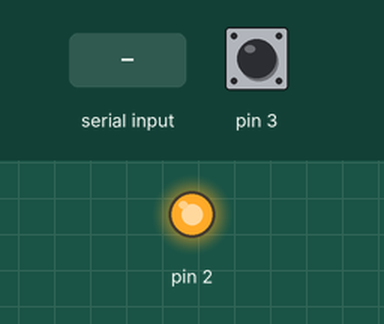
Recording of a sketch running on a simulated Arduino Uno, built with avr-gcc and run on an emulated ATmega328P. Shown: output pins drawn as LEDs (lit = HIGH). Inputs (shaded band) come from the test bench; at power-on: pin 3 HIGH.

Above: at 1.2 s.
1.3 s: "e\n" received over Serial
At 1.5 s:
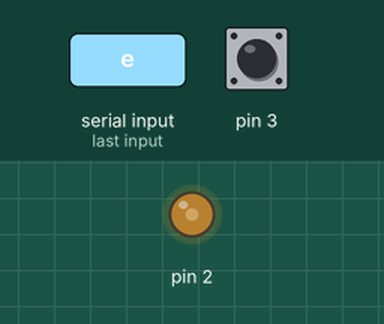
4.3 s: byte 10 ('\n') received over Serial
At 4.54 s:
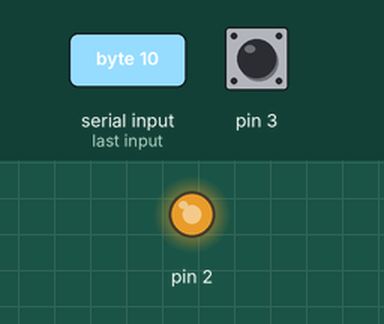
Timing chart, 0 to 7.3 s (numbered marks = the images above; inputs shaded):
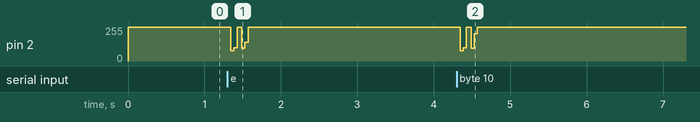

The sketch:

Codigo_transmisor_y_receptor.ino
```cpp
char usuario[7]="christ";
char destino[7]="camilo";
bool start=1; // Indicador del comienzo de la transmision
char mensaje_rx; // recibido desde modulo bluetooth HC-05
char mensaje_tx=0; // mensaje a transmitir con modulo
int codF,codC; //codificacion fuente, codificacion canal
int decC,decF;  // decC =bits para realizarle la decodificacion de canal
bool confirmacion=0; //vble que indica si se debe recibir un paquete
int i,j,maximo=0; // contadores i,j , maximo es una variable utilizada para enviar un maximo de caracteres por el RF
void setup()
{
  pinMode(2,OUTPUT);
  pinMode(3, INPUT);
  Serial.begin(9600);
  digitalWrite(2,1);  // alto por defecto
}

void loop()
{
  if (Serial.available()){
    if(start){
      inicializacion();
    }
    mensaje_rx=Serial.read();
    codF=codificacion_huffman(mensaje_rx);
    codC=codificacion_hamming(codF);
    transmitir(codC);
    if(mensaje_rx=='\n'){     // byte que indica el fin de una transmision
      start=1;
    }
  }
  if((digitalRead(3)==0)&&(!Serial.available())){
    delayMicroseconds(1478);   //ajuste por demora procesando
    confirmacion=verificacion();
    if(confirmacion){
      do
      {
        mensaje_tx=0;
        decC=recibir();
        decF=decodificacion_hamming(decC);
        mensaje_tx=decodificacion_huffman(decF);
        Serial.print(mensaje_tx);
        maximo++;
      }while((mensaje_tx!='\n')&&(maximo<63));
      maximo=0;
    }
  }
}

void inicializacion()
{
  int cod;
  start=0;
  cod=672;
  transmitir(cod);
  transmitir(cod);
  transmitir(cod);
  transmitir(cod);
  transmitir(cod);
  transmitir(cod);
  transmitir(cod);
  cod=673;
  transmitir(cod);
  delay(60);
  digitalWrite(2,0);
  delay(1);
  for(j=0;j<6;j++)
  {
    cod=codificacion_huffman(destino[j]);
    cod=codificacion_hamming(cod);
    transmitir(cod);
  }
}
bool verificacion()
{
  int dec=0;  // bits a decodificar
  char mensaje=0;
  int confirmacion=0;

  for(j=0;j<6;j++)
  {
    dec=recibir();
    dec=decodificacion_hamming(dec);
    mensaje=decodificacion_huffman(dec);
    if(mensaje==usuario[j]){
      confirmacion++;
    }
  }
  if(confirmacion==6)
    return 1;
  else
    return 0;
}
int recibir()
{
  int trama=0;
  for(i=9;i>=0;i--){
    trama|=digitalRead(3)<<i;
    delayMicroseconds(984);    //ajuste por demora procesando
  }
  return trama;
}
void transmitir(int trama)
{
  for(i=0;i<10;i++){
     digitalWrite(2,(trama&(1<<(9-i)))>>(9-i));
     delayMicroseconds(983); //ajuste por 1demora procesando
  }
}

int codificacion_huffman(char mensaje)
{
  int cod;
  switch (mensaje)
  {
     case 'e':
       cod=0;
       break;
     case 'a':
       cod=1;
       break;
     case 'b':
       cod=16;
       break;
     case 'i':
       cod=17;
       break;
     case 'c':
       cod=18;
       break;
     case 'o':
       cod=19;
       break;
     case 'm':
       cod=32;
       break;
     case 'l':
       cod=33;
       break;
     case 'r':
       cod=34;
       break;
     case 'p':
       cod=35;
       break;
     case 's':
       cod=36;
       break;
     case 't':
       cod=37;
       break;
     case 'n':
       cod=38;
       break;
     case 'd':
       cod=39;
       break;
     case '\r':
       cod=48;
       break;
     case 'f':
       cod=49;
       break;
     case 'g':
       cod=50;
       break;
     case 'w':
       cod=51;
       break;
     case 'k':
       cod=52;
       break;
     case 'y':
       cod=53;
       break;
     case 'j':
       cod=54;
       break;
     case 'v':
       cod=55;
       break;
     case 'u':
       cod=56;
       break;
     case 'q':
       cod=57;
       break;
     case ' ':
       cod=58;
       break;
     case 'z':
       cod=59;
       break;
     case 'x':
       cod=60;
       break;
     case ',':
       cod=61;
       break;
     case 'h':
       cod=62;
       break;
     case '\n':
       cod=63;
       break;
     default:
       cod=58;  //si no es ninguna letra dentro de la codificacion huffman realizada, entrega un espacio
       break;
   }
  return cod;
}

char decodificacion_huffman(int cod)
{
  char dec;
  switch (cod)
  {
     case 0:
       dec='e';
       break;
     case 1:
       dec='a';
       break;
     case 16:
       dec='b';
       break;
     case 17:
       dec='i';
       break;
     case 18:
       dec='c';
       break;
     case 19:
       dec='o';
       break;
     case 32:
       dec='m';
       break;
     case 33:
       dec='l';
       break;
     case 34:
       dec='r';
       break;
     case 35:
       dec='p';
       break;
     case 36:
       dec='s';
       break;
     case 37:
       dec='t';
       break;
     case 38:
       dec='n';
       break;
     case 39:
       dec='d';
       break;
     case 48:
       dec='\r';
       break;
     case 49:
       dec='f';;
       break;
     case 50:
       dec='g';
       break;
     case 51:
       dec='w';
       break;
     case 52:
       dec='k';
       break;
     case 53:
       dec='y';
       break;
     case 54:
       dec='j';
       break;
     case 55:
       dec='v';
       break;
     case 56:
       dec='u';
       break;
     case 57:
       dec='q';
       break;
     case 58:
       dec=' ';
       break;
     case 59:
       dec='z';
       break;
     case 60:
       dec='x';
       break;
     case 61:
       dec=',';
       break;
     case 62:
       dec='h';
       break;
     case 63:
       dec='\n';
       break;
     default:
       dec=' ';  //si no es ninguna letra dentro de la codificacion huffman realizada, entrega un espacio
       break;
   }
   return dec;
}
int codificacion_hamming(int cod)
{
  char paridad=0;
  cod=(cod&(1<<0))+(cod&(1<<1))+(((cod&(1<<2))+(cod&(1<<3))+(cod&(1<<4)))<<1)+((cod&(1<<5))<<2);
  paridad=((cod&(1<<1))>>1)+((cod&(1<<3))>>3)+((cod&(1<<5))>>5)+((cod&(1<<7))>>7);  //paridad 1 bits 3,5,7,9
  if(paridad&1)
    cod|=(1<<9);
  paridad=0;
  paridad=(cod&1)+((cod&(1<<3))>>3)+((cod&(1<<4))>>4)+((cod&(1<<7))>>7); // paridad 2 bits 3,6,7,10
  if(paridad&1)
    cod|=(1<<8);
  paridad=0;
  paridad=((cod&(1<<3))>>3)+((cod&(1<<4))>>4)+((cod&(1<<5))>>5);  //paridad 3 bits 5 6 7
  if(paridad&1)
    cod|=(1<<6);
  paridad=0;
  paridad=(cod&1)+((cod&(1<<1))>>1);   // paridad 4 bits 9 y 10
  if(paridad&1)
    cod|=(1<<2);
  return cod;
}
int decodificacion_hamming(int mensaje)
{
  int dec;
  dec=(mensaje&(1<<0))+(mensaje&(1<<1))+(((mensaje&(1<<3))+(mensaje&(1<<4))+(mensaje&(1<<5)))>>1)+((mensaje&(1<<7))>>2);
  return dec;
}
```

hamming.c
```cpp
#include "hamming.h"


int codificacion(int dato){

char data[5],datapp[10],i=0,cont=0,p1[5],p2[5],p4[4],p8[4];
int dato_pp=0;


for(i=0;i<6;i++){    //ciclo decimal a arreglo binario

    data[i]= ((1<<i)&(dato))>>i ;


}

printf("%d %d %d %d %d %d \n",data[5],data[4],data[3],data[2],data[1],data[0]);

for(i=0;i<10;i++){   // data + bits de paridad

	if( (i==2) || (i==6) || (i==8) || (i==9) ){

		datapp[i]='?';

		continue;

	}

	datapp[i]=data[cont];
	cont++;

}

//printf("%c %c %d %c %d %d %d %c %d %d\n",datapp[9],datapp[8],datapp[7],datapp[6],datapp[5],datapp[4],datapp[3],datapp[2],datapp[1],datapp[0]);


//paridad 1


cont=7;
for(i=0;i<4;i++){  //trama paridad 1

	p1[3-i]=datapp[cont];
	cont-=2;
}

//printf("p1:%d %d %d %d\n",p1[3],p1[2],p1[1],p1[0]);


cont=0;
for(i=0;i<4;i++){ //contador paridad

	if(p1[i]==1){

		cont++;
	}

}

printf("p1:%d\n",cont);
if(cont%2==0){

	datapp[9]=0;
}

else{
	datapp[9]=1;
}

//paridad 2

p2[0]=datapp[0];  //trama paridad 2
p2[1]=datapp[3];
p2[2]=datapp[4];
p2[3]=datapp[7];


cont=0;
for(i=0;i<4;i++){ //contador paridad

	if(p2[i]==1){

		cont++;
	}
}

if(cont%2==0){

	datapp[8]=0;
}

else{
	datapp[8]=1;
}
printf("p2:%d\n",cont);
//paridad 4

p4[0]=datapp[3];  //trama paridad 4
p4[1]=datapp[4];
p4[2]=datapp[5];


cont=0;
for(i=0;i<3;i++){ //contador paridad

	if(p4[i]==1){

		cont++;
	}
}


if(cont%2==0){

	datapp[6]=0;
}

else{
	datapp[6]=1;
}
printf("p4:%d\n",cont);
// paridad 8


p8[0]=datapp[0];   //trama paridad 8
p8[1]=datapp[1];

cont=0;
for(i=0;i<2;i++){ //contador paridad

	if(p8[i]==1){

		cont++;
	}
}

if(cont%2==0){

	datapp[2]=0;
}

else{
	datapp[2]=1;
}
printf("p8:%d\n",cont);


printf("%d %d %d %d %d %d %d %d %d %d\n",datapp[9],datapp[8],datapp[7],datapp[6],datapp[5],datapp[4],datapp[3],datapp[2],datapp[1],datapp[0]);


dato_pp=0;

for(i=0;i<10;i++){


dato_pp+=  (datapp[i])<<i;


}


return dato_pp;
}


int decodificacion(int dato_pp){

char data[5],datapp[10],i=0,cont=0,p1[5],p2[5],p4[4],p8[4],aux=0;
int dato=0;


for(i=0;i<10;i++){


datapp[i]=((1<<i)&dato_pp)>>i;


}

cont=9;
for(i=0;i<5;i++){  //trama paridad 1

	p1[4-i]=datapp[cont];
	cont-=2;
}

cont=0;
for(i=0;i<5;i++){ //contador paridad

	if(p1[i]==1){

		cont++;
	}

}
//printf("p1:%d \n",cont);

if(cont%2==0){

	aux+=0;
}

else{
	aux+=1;
}


//paridad 2

p2[0]=datapp[0];  //trama paridad 2
p2[1]=datapp[3];
p2[2]=datapp[4];
p2[3]=datapp[7];
p2[4]=datapp[8];


cont=0;
for(i=0;i<5;i++){ //contador paridad

	if(p2[i]==1){

		cont++;
	}
}
//printf("p2:%d \n",cont);

if(cont%2==0){

	aux+=0;
}

else{
	aux+=2;
}

//printf("aux:%d\n",aux);
//paridad 4

p4[0]=datapp[3];  //trama paridad 4
p4[1]=datapp[4];
p4[2]=datapp[5];
p4[3]=datapp[6];

cont=0;
for(i=0;i<4;i++){ //contador paridad

	if(p4[i]==1){

		cont++;
	}
}

//printf("p4:%d \n",cont);


if(cont%2==0){

	aux+=0;
}

else{
	aux+=4;
}
//printf("aux:%d\n",aux);
// paridad 8


p8[0]=datapp[0];   //trama paridad 8
p8[1]=datapp[1];
p8[2]=datapp[2];

cont=0;
for(i=0;i<3;i++){ //contador paridad

	if(p8[i]==1){

		cont++;
	}
}
//printf("p8:%d \n",cont);

if(cont%2==0){

	aux+=0;
}

else{
	aux+=8;
}

//printf("aux>>%d\n",aux);
//correcion de errores por medio del metodo de la sumatoria sigma delta


if( (aux>0) && (aux<11) ){

    datapp[-1*(aux-10)]^=1;

}

data[0]=datapp[0];
data[1]=datapp[1];
data[2]=datapp[3];
data[3]=datapp[4];
data[4]=datapp[5];
data[5]=datapp[7];


for(i=0;i<5;i++){

    dato|=(data[i])<<i;


}


return dato;
}
```

hamming.h
```cpp
#ifndef HAMMING_H_INCLUDED
#define HAMMING_H_INCLUDED


int codificacion(int data);
/**
 * \brief Funcion que realiza la codificacion Hamming
 * \param data valor hasta de 6 bits para codificar
 * \return valor codificado
 */

int decodificacion(int datapp);
/**
 * \brief Funcion que realiza la decodificacion Hamming, ademas corrige un error en la trama si este no presenta paridad
 * \param datapp trama codificada mas paridad
 * \return valord decodificado
 */


#endif // HAMMING_H_INCLUDED
```
